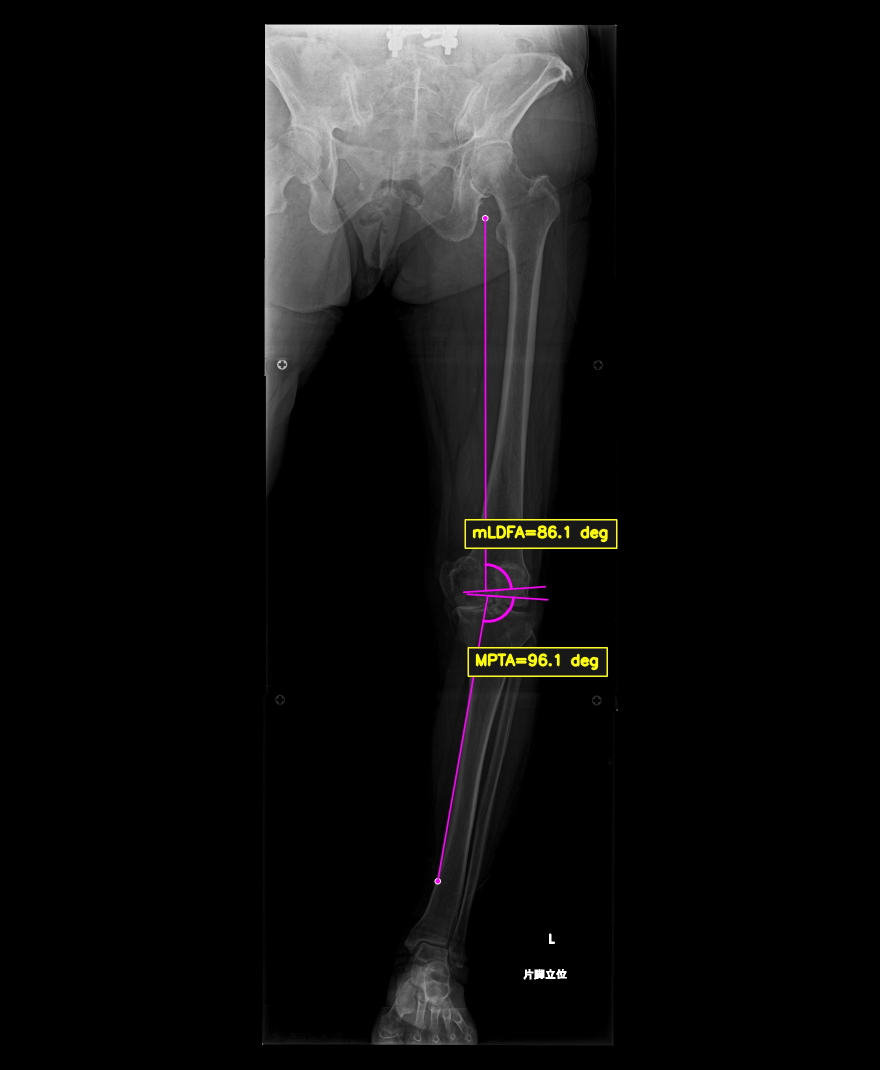
#> input picture annotations_test/001L_lines_combined.jpg, 1760 x 2140 px (shown at 1/2 size)
$ python -i measure_angles.py   (imports and definitions only)
#> lines starting #> are read from the running program, lines starting #| are printed output that depends on the picture; after the words box and inside, x2 and y2 are one past the last pixel; in counts of white or black regions, pixels touching at a corner belong together
#> further down, picture is the input picture: shape (2140, 1760, 3); mean B, G, R 15.3, 15.6, 16
#!/usr/bin/env python3

import argparse
import json
import math
import re
import unicodedata
from dataclasses import dataclass
from pathlib import Path

import cv2
import numpy as np


UPPER_ANGLE_LABEL = "mLDFA"
LOWER_ANGLE_LABEL = "MPTA"
JLCA_ANGLE_LABEL = "JLCA"
HKA_ANGLE_LABEL = "HKA"
UPPER_ANGLE_FULL_NAME = "mechanical lateral distal femoral angle"
LOWER_ANGLE_FULL_NAME = "medial proximal tibial angle"
JLCA_ANGLE_FULL_NAME = "joint line convergence angle"
HKA_ANGLE_FULL_NAME = "hip-knee-ankle angle"
ANNOTATION_VERSION = 1
ANNOTATION_POINT_SPECS = [
    ("hip", "Femur axis point"),
    ("upper_left", "Upper line point A"),
    ("upper_center", "Upper line center"),
    ("upper_right", "Upper line point B"),
    ("lower_left", "Lower line point A"),
    ("lower_center", "Lower line center"),
    ("lower_right", "Lower line point B"),
    ("ankle", "Tibia axis point"),
]
ANNOTATION_POINT_NAMES = tuple(name for name, _label in ANNOTATION_POINT_SPECS)
ANNOTATION_LINE_SPECS = [
    ("upper_line", "Upper joint line"),
    ("lower_line", "Lower joint line"),
]
ANNOTATION_LINE_NAMES = tuple(name for name, _label in ANNOTATION_LINE_SPECS)
RENDER_STYLE_DEBUG = "debug"
RENDER_STYLE_CLINICAL = "clinical"
RENDER_STYLES = (RENDER_STYLE_DEBUG, RENDER_STYLE_CLINICAL)


@dataclass
class LineModel:
    vx: float
    vy: float
    x0: float
    y0: float

    @property
    def point(self) -> np.ndarray:
        return np.array([self.x0, self.y0], dtype=np.float32)

    # [254 lines left out: functions direction, normalize_name, infer_side, normalize_measurement_side, normalize_render_style, infer_knee_side_from_sources and 13 more, not called in this run]


def merge_close_points(points: list[dict], distance_thresh: float = 35.0) -> list[dict]:
    merged: list[dict] = []
    for point in sorted(points, key=lambda item: item["area"], reverse=True):
        chosen = None
        for group in merged:
            distance = math.hypot(point["x"] - group["x"], point["y"] - group["y"])
            if distance < distance_thresh:
                chosen = group
                break
        if chosen is None:
            merged.append(point.copy())
            continue

        total_area = chosen["area"] + point["area"]
        chosen["x"] = (chosen["x"] * chosen["area"] + point["x"] * point["area"]) / total_area
        chosen["y"] = (chosen["y"] * chosen["area"] + point["y"] * point["area"]) / total_area
        chosen["area"] = total_area

    return merged


def detect_blue_points(point_image: np.ndarray) -> list[dict]:
    hsv = cv2.cvtColor(point_image, cv2.COLOR_BGR2HSV)
#> hsv: shape (2140, 1760, 3); mean H, S, V 1.6, 2.4, 16
    mask = cv2.inRange(hsv, np.array([85, 40, 40]), np.array([140, 255, 255]))
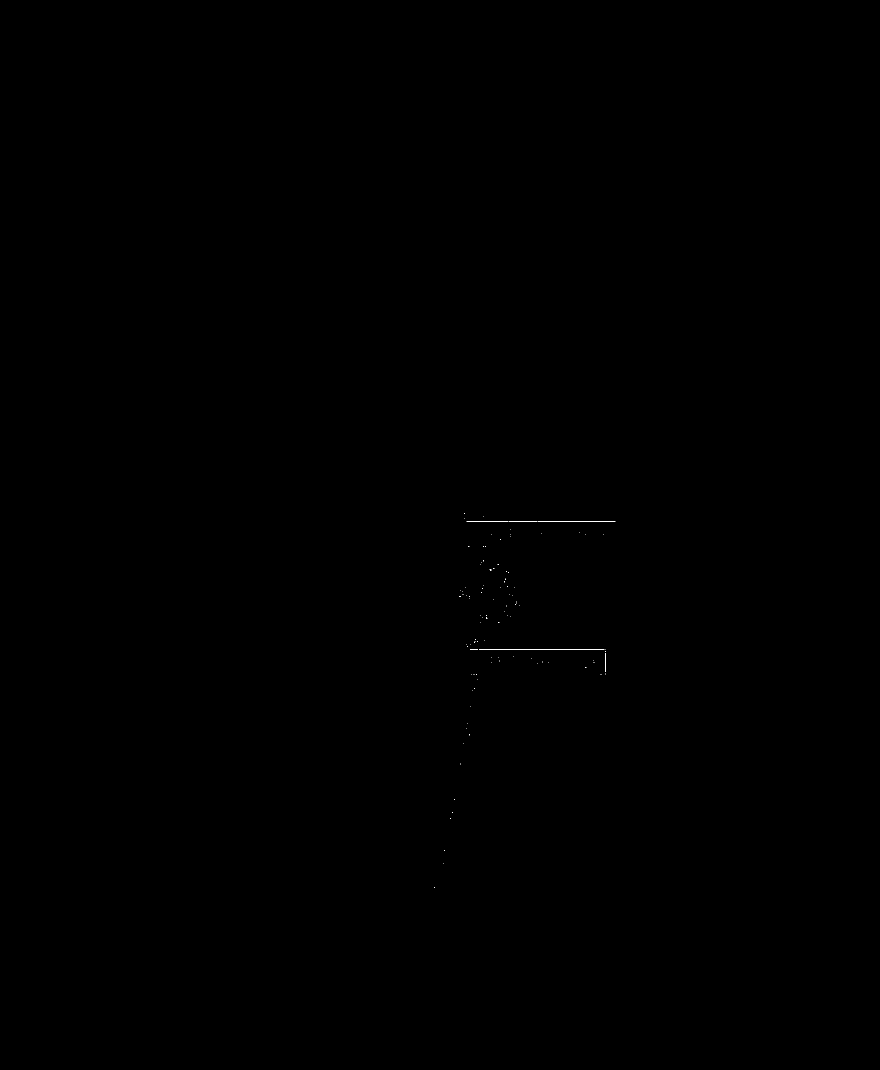
#> mask: shape (2140, 1760) (shown at 1/2 size); 0.02% white in thin lines or dots, all inside (x1, y1, x2, y2) = (868, 1027, 1231, 1775)
    kernel = np.ones((3, 3), np.uint8)
    mask = cv2.morphologyEx(mask, cv2.MORPH_OPEN, kernel)
#> mask: shape (2140, 1760); every value is 0
    mask = cv2.morphologyEx(mask, cv2.MORPH_CLOSE, kernel)

    count, _, stats, centroids = cv2.connectedComponentsWithStats(mask, connectivity=8)
#> count = 1; stats = [[0, 0, 1760, 2140, 3766400]]; centroids = [[879.5, 1069.5]]
    components = []
    for idx in range(1, count):
        area = int(stats[idx, cv2.CC_STAT_AREA])
        if area < 20:
            continue
        components.append(
            {
                "x": float(centroids[idx][0]),
                "y": float(centroids[idx][1]),
                "area": area,
            }
        )
#> after the loop, components = []

    return merge_close_points(components)


# [276 lines left out: functions estimate_point_to_raw_transform, map_points_to_raw, select_measurement_points, fit_line_from_points, line_model_from_segment, line_distances and 11 more, not called in this run]


def line_angle_degrees(vec_a: np.ndarray, vec_b: np.ndarray) -> float:
    return acute_angle_degrees(vec_a, vec_b)


def cross_2d(vec_a: np.ndarray, vec_b: np.ndarray) -> float:
    return float(vec_a[0] * vec_b[1] - vec_a[1] * vec_b[0])


# [67 lines left out: functions signed_angle_degrees, medial_screen_x_sign, line_y_at_x, signed_hka_angle_degrees, signed_jlca_angle_degrees, not called in this run]


def direction_angle(vec: np.ndarray) -> float:
    return math.atan2(float(vec[1]), float(vec[0]))


def shortest_arc(start: float, end: float) -> tuple[float, float]:
    delta = (end - start + math.pi) % (2 * math.pi) - math.pi
    return start, start + delta


def draw_line(image: np.ndarray, start: np.ndarray, end: np.ndarray, color: tuple[int, int, int], thickness: int = 2) -> None:
    cv2.line(image, tuple(np.round(start).astype(int)), tuple(np.round(end).astype(int)), color, thickness, cv2.LINE_AA)


# [75 lines left out: functions ray_endpoint_from_reference, sort_points_by_x, draw_joint_points, draw_arc, choose_closer_line_ray, choose_farther_line_ray, not called in this run]


def choose_line_ray_by_screen_side(line_vec: np.ndarray, screen_side: str) -> np.ndarray:
    desired = np.array([-1.0, 0.0], dtype=np.float32) if screen_side == "left" else np.array([1.0, 0.0], dtype=np.float32)
    return line_vec if float(np.dot(line_vec, desired)) >= float(np.dot(-line_vec, desired)) else -line_vec


# [753 lines left out: functions choose_acute_ray_pair, anatomical_angle_screen_sides, draw_text_box, draw_label_tag, draw_measurement, safe_line_intersection and 9 more, not called in this run]


# [2 lines not run here, left out]

>>> import cv2
>>> picture = cv2.imread('annotations_test/001L_lines_combined.jpg')
>>> result = detect_blue_points(picture)
#> result = []
